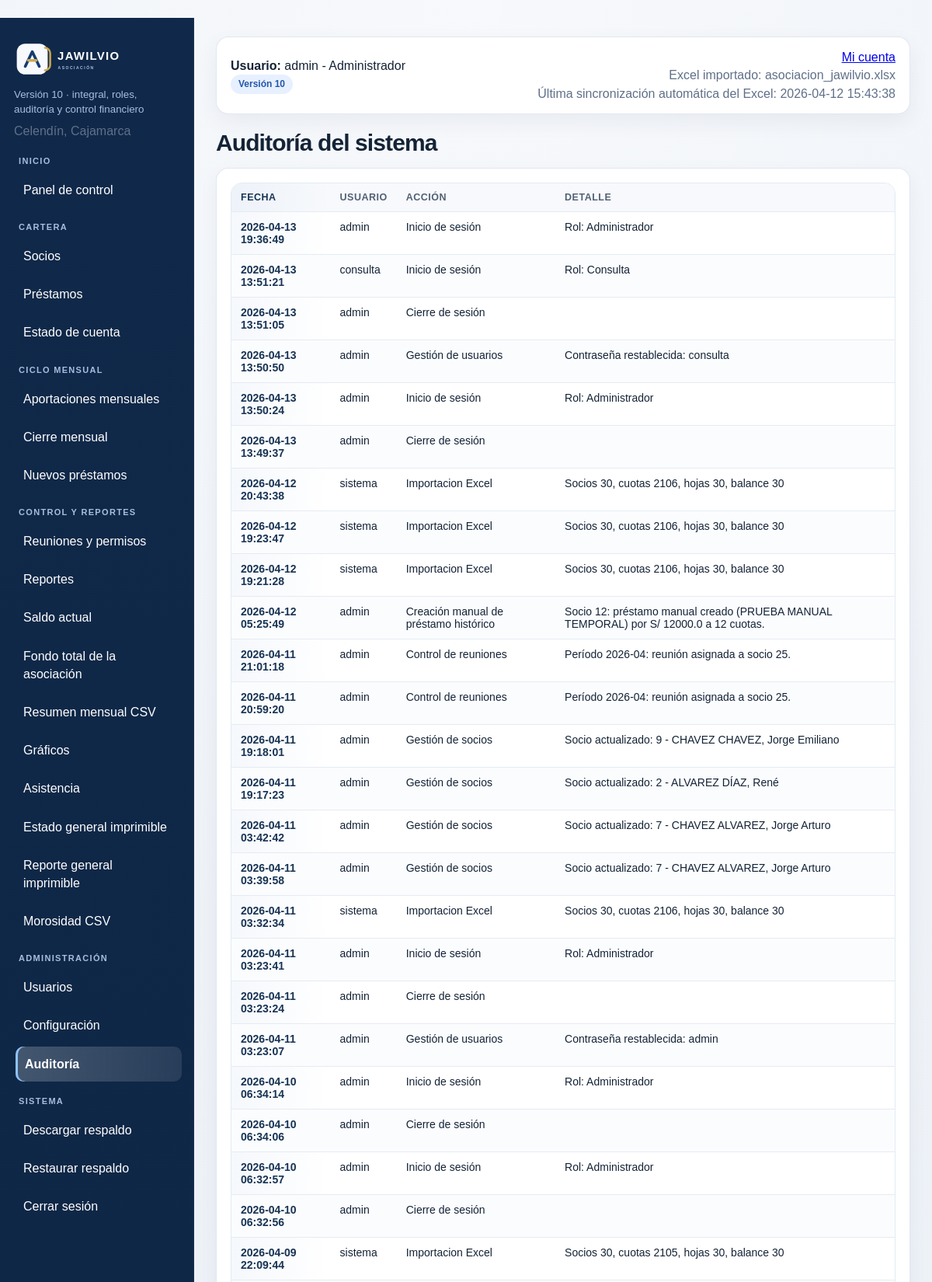
The app's page /auditoria (signed in, upper part) with its own data.
### tables this page shows
CREATE TABLE configuracion (
    clave TEXT PRIMARY KEY,
    valor TEXT
);

CREATE TABLE users (
    id INTEGER PRIMARY KEY AUTOINCREMENT,
    username TEXT UNIQUE NOT NULL,
    password TEXT NOT NULL,
    role TEXT NOT NULL
, estado TEXT NOT NULL DEFAULT 'Activo', creado_en TEXT, ultimo_acceso TEXT);

CREATE TABLE meta (
    clave TEXT PRIMARY KEY,
    valor TEXT
);

CREATE TABLE auditoria (
    id INTEGER PRIMARY KEY AUTOINCREMENT,
    fecha TEXT DEFAULT CURRENT_TIMESTAMP,
    usuario TEXT,
    accion TEXT,
    detalle TEXT
);

### app/routes.py (the view)
@bp.route('/auditoria')
@admin_required
def auditoria():
    with connect_db() as conn:
        rows = conn.execute("SELECT * FROM auditoria ORDER BY id DESC LIMIT 200").fetchall()
    return render_template('auditoria.html', rows=rows)

### app/routes.py (called while the page is built)
def connect_db():
    conn = sqlite3.connect(current_app.config['DATABASE'])
    conn.row_factory = sqlite3.Row
    return conn

def role_can_access_endpoint(role, endpoint, write=False):
    if not endpoint:
        return True
    if endpoint.startswith('static'):
        return True
    if endpoint in {'main.login', 'main.logout', 'main.index'}:
        return True
    access_map = ROLE_WRITE_ACCESS if write else ROLE_VIEW_ACCESS
    allowed = access_map.get(role or '', set())
    return '*' in allowed or endpoint in allowed

def admin_required(view):
    @wraps(view)
    def wrapped(*args, **kwargs):
        if not session.get('user_id'):
            return redirect(url_for('main.login'))
        if session.get('role') != 'Administrador':
            flash('Solo el administrador puede realizar esta acción.')
            return redirect(url_for('main.dashboard'))
        return view(*args, **kwargs)
    return wrapped

### app/templates/auditoria.html
{% extends 'base.html' %}
{% block content %}
<h2>Auditoría del sistema</h2>
<div class="card">
  <table><thead><tr><th>Fecha</th><th>Usuario</th><th>Acción</th><th>Detalle</th></tr></thead><tbody>
  {% for r in rows %}
    <tr><td>{{ r.fecha }}</td><td>{{ r.usuario }}</td><td>{{ r.accion }}</td><td>{{ r.detalle }}</td></tr>
  {% endfor %}
  </tbody></table>
</div>
{% endblock %}

### app/templates/base.html (shortened to what this page needs)
<!doctype html>
<html lang="es">
<head>
  <link rel="stylesheet" href="{{ url_for('static', filename='css/style.css') }}">
</head>
<body>
{% if session.get('user_id') %}
<div class="layout">
  <aside class="sidebar">
    <div class="sidebar-brand">
      <img class="sidebar-logo" src="{{ url_for('static', filename='img/logo_jawilvio_dark.svg') }}" alt="Logo JAWILVIO">
    </div>
    <small>Versión 10 · integral, roles, auditoría y control financiero</small>
    <div class="muted" style="margin-top:6px">{{ app_ubicacion }}</div>
    <nav class="nav" style="margin-top:20px">
      <div class="nav-section-title">Inicio</div>
      {% if can_access('main.dashboard') %}<a class="{% if request.endpoint == 'main.dashboard' %}active{% endif %}" href="{{ url_for('main.dashboard') }}">Panel de control</a>{% endif %}
      <div class="nav-section-title">Cartera</div>
      {% if can_access('main.socios') %}<a class="{% if request.endpoint == 'main.socios' %}active{% endif %}" href="{{ url_for('main.socios') }}">Socios</a>{% endif %}
      {% if can_access('main.prestamos') %}<a class="{% if request.endpoint == 'main.prestamos' %}active{% endif %}" href="{{ url_for('main.prestamos') }}">Préstamos</a>{% endif %}
      {% if can_access('main.estado_cuenta') %}<a class="" href="{{ url_for('main.estado_cuenta') }}">Estado de cuenta</a>{% endif %}
      <div class="nav-section-title">Ciclo mensual</div>
      {% if can_access('main.aportaciones_mensuales') %}<a class="{% if request.endpoint == 'main.aportaciones_mensuales' %}active{% endif %}" href="{{ url_for('main.aportaciones_mensuales') }}">Aportaciones mensuales</a>{% endif %}
      {% if can_access('main.cierre_mensual') %}<a class="{% if request.endpoint == 'main.cierre_mensual' %}active{% endif %}" href="{{ url_for('main.cierre_mensual') }}">Cierre mensual</a>{% endif %}
      {% if can_access('main.nuevos_prestamos') %}<a class="{% if request.endpoint == 'main.nuevos_prestamos' %}active{% endif %}" href="{{ url_for('main.nuevos_prestamos') }}">Nuevos préstamos</a>{% endif %}
      <div class="nav-section-title">Control y reportes</div>
      {% if can_access('main.reuniones') %}<a class="{% if request.endpoint == 'main.reuniones' %}active{% endif %}" href="{{ url_for('main.reuniones') }}">Reuniones y permisos</a>{% endif %}
      {% if can_access('main.reportes') %}<a class="{% if request.endpoint == 'main.reportes' %}active{% endif %}" href="{{ url_for('main.reportes') }}">Reportes</a>{% endif %}
      {% if can_access('main.saldo_actual') %}<a class="" href="{{ url_for('main.saldo_actual') }}">Saldo actual</a>{% endif %}
      {% if can_access('main.fondo_total') %}<a class="{% if request.endpoint == 'main.fondo_total' %}active{% endif %}" href="{{ url_for('main.fondo_total') }}">Fondo total de la asociación</a>{% endif %}
      {% if can_access('main.reporte_mensual_csv') %}<a class="{% if request.endpoint == 'main.reporte_mensual_csv' %}active{% endif %}" href="{{ url_for('main.reporte_mensual_csv') }}">Resumen mensual CSV</a>{% endif %}
      {% if can_access('main.graficos') %}<a class="{% if request.endpoint == 'main.graficos' %}active{% endif %}" href="{{ url_for('main.graficos') }}">Gráficos</a>{% endif %}
      {% if can_access('main.asistencia') %}<a class="{% if request.endpoint == 'main.asistencia' %}active{% endif %}" href="{{ url_for('main.asistencia') }}">Asistencia</a>{% endif %}
      {% if can_access('main.pdf_estado_general') %}<a class="{% if request.endpoint == 'main.pdf_estado_general' %}active{% endif %}" href="{{ url_for('main.pdf_estado_general') }}">Estado general imprimible</a>{% endif %}
      {% if can_access('main.reporte_imprimible') %}<a class="{% if request.endpoint == 'main.reporte_imprimible' %}active{% endif %}" href="{{ url_for('main.reporte_imprimible') }}">Reporte general imprimible</a>{% endif %}
      {% if can_access('main.reporte_morosos_csv') %}<a class="{% if request.endpoint == 'main.reporte_morosos_csv' %}active{% endif %}" href="{{ url_for('main.reporte_morosos_csv') }}">Morosidad CSV</a>{% endif %}
      {% if can_access('main.usuarios') %}
      <div class="nav-section-title">Administración</div>
      <a class="{% if request.endpoint == 'main.usuarios' %}active{% endif %}" href="{{ url_for('main.usuarios') }}">Usuarios</a>
      <a class="{% if request.endpoint == 'main.configuracion' %}active{% endif %}" href="{{ url_for('main.configuracion') }}">Configuración</a>
      <a class="{% if request.endpoint == 'main.auditoria' %}active{% endif %}" href="{{ url_for('main.auditoria') }}">Auditoría</a>
      {% endif %}
      <div class="nav-section-title">Sistema</div>
      {% if can_access('main.backup') %}<a class="{% if request.endpoint == 'main.backup' %}active{% endif %}" href="{{ url_for('main.backup') }}">Descargar respaldo</a>{% endif %}
      {% if can_access('main.restaurar_respaldo') %}<a class="{% if request.endpoint == 'main.restaurar_respaldo' %}active{% endif %}" href="{{ url_for('main.restaurar_respaldo') }}">Restaurar respaldo</a>{% endif %}
      <a href="{{ url_for('main.logout') }}">Cerrar sesión</a>
    </nav>
  </aside>
  <main class="content">
    <div class="topbar">
      <div><strong>Usuario:</strong> {{ session.get('username') }} - {{ session.get('role') }}<br><span class="badge">Versión 10</span></div>
      <div class="muted" style="text-align:right">
        <div><a href="{{ url_for('main.mi_cuenta') }}">Mi cuenta</a></div>
        <div>Excel importado: {{ excel_importado }}</div>
        {% if excel_sync_at %}
        <div>Última sincronización automática del Excel: {{ excel_sync_at }}</div>
        {% endif %}
      </div>
    </div>
    {% block content %}{% endblock %}
  </main>
</div>
{% else %}
{% block auth %}{% endblock %}
{% endif %}
</body>
</html>

### app/static/css/style.css (style rules this page uses)
:root { --nav:#10294a; --bg:#eef2f7; --card:#fff; --primary:#1f5dbb; --primary-dark:#174a95; --text:#142336; --muted:#607089; --line:#e4ebf3; --line-strong:#d6dfec; --shadow-soft:0 10px 28px rgba(16,41,74,.06); --shadow-card:0 8px 24px rgba(16,41,74,.05); }
* { box-sizing:border-box }
body { margin:0; font-family:Arial,sans-serif; background:radial-gradient(circle at top,#f7f9fc 0,#eef2f7 35%,#eaf0f7 100%); color:var(--text); line-height:1.45; }
.layout { display:flex;min-height:100vh }
.sidebar { width:250px; background:linear-gradient(180deg,#10294a 0,#0e2542 100%); color:#fff; padding:26px 18px; box-shadow:inset -1px 0 0 rgba(255,255,255,.06); }
.sidebar-brand { margin:0 0 10px; }
.sidebar-logo { display:block; width:100%; max-width:190px; height:auto; }
.sidebar small { color:#a8bddf; display:block; line-height:1.4; }
.nav a { display:block; color:#fff; text-decoration:none; padding:11px 12px; border-radius:10px; margin:4px 0; transition:background .18s ease,transform .18s ease; }
.nav-section-title { margin:18px 6px 6px; color:#a8bddf; font-size:11px; font-weight:800; letter-spacing:.12em; text-transform:uppercase; }
.nav-section-title:first-child { margin-top:0; }
.nav a:hover,.nav a.active { background:rgba(255,255,255,.12); transform:translateX(2px); }
.nav a.active { background:linear-gradient(90deg,rgba(255,255,255,.22),rgba(255,255,255,.1)); box-shadow:inset 3px 0 0 #8fc2ff; font-weight:700; }
.content { flex:1; padding:24px 28px 34px; }
.content h2 { margin:0 0 16px; font-size:30px; line-height:1.1; letter-spacing:-.03em; }
.topbar { background:#fff; border:1px solid rgba(214,223,236,.7); border-radius:16px; padding:14px 18px; margin-bottom:20px; display:flex; justify-content:space-between; align-items:center; gap:12px; box-shadow:var(--shadow-soft); }
.badge { display:inline-block; background:#e7f0ff; color:#2457aa; border-radius:999px; padding:4px 10px; font-size:12px; font-weight:bold; }
.card,.kpi-box { background:var(--card); border-radius:16px; padding:18px 18px 16px; border:1px solid rgba(214,223,236,.72); box-shadow:var(--shadow-card); transition:transform .18s ease, box-shadow .18s ease, border-color .18s ease; }
table { width:100%; border-collapse:separate; border-spacing:0; background:#fff; border:1px solid var(--line); border-radius:14px; overflow:hidden; }
th,td { padding:11px 12px; border-bottom:1px solid #e6ebf2; text-align:left; font-size:14px; vertical-align:top; }
th { background:#f7f9fc; font-size:12.5px; letter-spacing:.04em; text-transform:uppercase; color:#516174; position:sticky; top:0; z-index:2; }
tbody tr:nth-child(even):not(.prestamo-total):not(.prestamo-promedio):not(.prestamo-febrero):not(.prestamo-marzo):not(.prestamo-enero):not(.compare-row):not(.compare-detail) td { background:#fbfcfe }
tbody tr { transition:background .16s ease }
th:first-child,td:first-child { font-weight:700; color:#183454; background-image:linear-gradient(90deg,rgba(31,93,187,.045),rgba(31,93,187,0)); }
a { transition:color .16s ease,text-decoration-color .16s ease,opacity .16s ease }
.muted { color:var(--muted) }
.card .search:last-child,.card form:last-child,.card table:last-child { margin-bottom:0 }

### records on screen
configuracion: valor "Celendín, Cajamarca"
users: get "Administrador"
meta: valor "asociacion_jawilvio.xlsx"
meta: valor "2026-04-12 15:43:38"
auditoria: fecha "2026-04-13 19:36:49", usuario "admin", accion "Inicio de sesión", detalle "Rol: Administrador"
auditoria: fecha "2026-04-13 13:51:21", usuario "consulta", accion "Inicio de sesión", detalle "Rol: Consulta"
auditoria: fecha "2026-04-13 13:51:05", usuario "admin", accion "Cierre de sesión"
auditoria: fecha "2026-04-13 13:50:50", usuario "admin", accion "Gestión de usuarios", detalle "Contraseña restablecida: consulta"
auditoria: fecha "2026-04-13 13:50:24", usuario "admin", accion "Inicio de sesión", detalle "Rol: Administrador"
auditoria: fecha "2026-04-13 13:49:37", usuario "admin", accion "Cierre de sesión"
auditoria: fecha "2026-04-12 20:43:38", usuario "sistema", accion "Importacion Excel", detalle "Socios 30, cuotas 2106, hojas 30, balance 30"
auditoria: fecha "2026-04-12 19:23:47", usuario "sistema", accion "Importacion Excel", detalle "Socios 30, cuotas 2106, hojas 30, balance 30"
auditoria: fecha "2026-04-12 19:21:28", usuario "sistema", accion "Importacion Excel", detalle "Socios 30, cuotas 2106, hojas 30, balance 30"
auditoria: fecha "2026-04-12 05:25:49", usuario "admin", accion "Creación manual de préstamo histórico", detalle "Socio 12: préstamo manual creado (PRUEBA MANUAL TEMPORAL) por S/ 12000.0 a 12 cuotas."
auditoria: fecha "2026-04-11 21:01:18", usuario "admin", accion "Control de reuniones", detalle "Período 2026-04: reunión asignada a socio 25."
auditoria: fecha "2026-04-11 20:59:20", usuario "admin", accion "Control de reuniones", detalle "Período 2026-04: reunión asignada a socio 25."
auditoria: fecha "2026-04-11 19:18:01", usuario "admin", accion "Gestión de socios", detalle "Socio actualizado: 9 - CHAVEZ CHAVEZ, Jorge Emiliano"
auditoria: fecha "2026-04-11 19:17:23", usuario "admin", accion "Gestión de socios", detalle "Socio actualizado: 2 - ALVAREZ DÍAZ, René"
auditoria: fecha "2026-04-11 03:42:42", usuario "admin", accion "Gestión de socios", detalle "Socio actualizado: 7 - CHAVEZ ALVAREZ, Jorge Arturo"
auditoria: fecha "2026-04-11 03:39:58", usuario "admin", accion "Gestión de socios", detalle "Socio actualizado: 7 - CHAVEZ ALVAREZ, Jorge Arturo"
auditoria: fecha "2026-04-11 03:32:34", usuario "sistema", accion "Importacion Excel", detalle "Socios 30, cuotas 2106, hojas 30, balance 30"
auditoria: fecha "2026-04-11 03:23:41", usuario "admin", accion "Inicio de sesión", detalle "Rol: Administrador"
auditoria: fecha "2026-04-11 03:23:24", usuario "admin", accion "Cierre de sesión"
auditoria: fecha "2026-04-11 03:23:07", usuario "admin", accion "Gestión de usuarios", detalle "Contraseña restablecida: admin"
auditoria: fecha "2026-04-10 06:34:14", usuario "admin", accion "Inicio de sesión", detalle "Rol: Administrador"
auditoria: fecha "2026-04-10 06:34:06", usuario "admin", accion "Cierre de sesión"
auditoria: fecha "2026-04-10 06:32:57", usuario "admin", accion "Inicio de sesión", detalle "Rol: Administrador"
auditoria: fecha "2026-04-10 06:32:56", usuario "admin", accion "Cierre de sesión"
auditoria: fecha "2026-04-09 22:09:44", usuario "sistema", accion "Importacion Excel", detalle "Socios 30, cuotas 2105, hojas 30, balance 30"

### other values on screen
{{ session.get('username') }} "admin"
